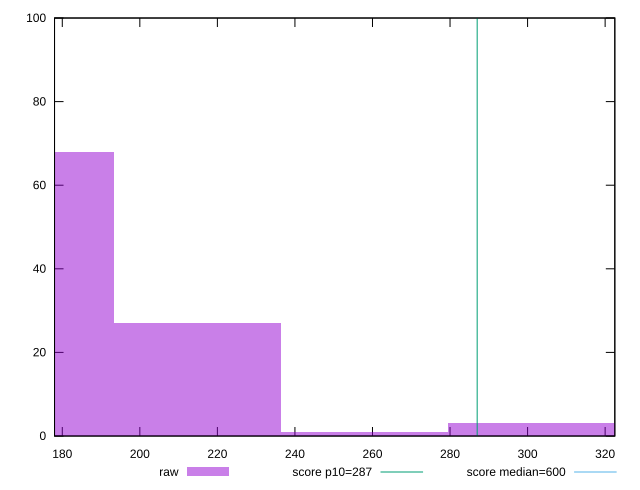

Recreate this plot in gnuplot.
reset

$raw <<EOF
214.95573295376278 27
171.96458636301023 68
300.9380261352679 3
257.94687954451535 1
343.92917272602045 1
EOF

set key outside below
set boxwidth 42.99114659075256
set xrange [177.9999999999991:322.5]
set yrange [0:100]
set trange [0:100]
set style fill transparent solid 0.5 noborder

set parametric
set terminal svg size 640, 490 enhanced background rgb 'white'
set output "report_00018_2021-02-10T15-25-16.877Z/total-blocking-time/samples/pages/raw/histogram.svg"

plot $raw title "raw" with boxes, \
     287,t title "score p10=287", \
     600,t title "score median=600"

reset
